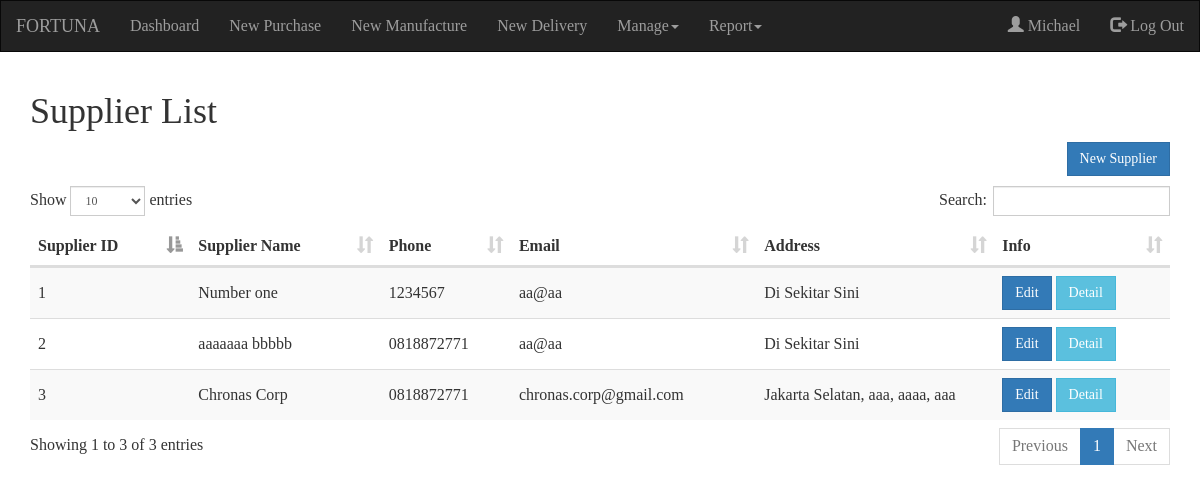
Page /mansupp.php (signed in) on the committed database.
### tables this page shows
CREATE TABLE `supplier` (
  `suppId` int(11) NOT NULL,
  `suppName` varchar(30) NOT NULL,
  `suppAddress` text NOT NULL,
  `suppPhone` varchar(15) NOT NULL,
  `suppMail` varchar(50) NOT NULL,
  `suppStatus` tinyint(11) NOT NULL
);

### koneksi.php (called while the page is built, shortened)
<?php
$con=mysqli_connect('localhost', 'root', '', 'uas_pos');
function queryRun($query){
  global $con;
  $hello=mysqli_query($con, $query);
  return $hello;
}
function queryTable($query){
  $hello=mysqli_fetch_assoc($query);
  return $hello;
}
?>

### mansupp.php (the view, shortened to what this page needs)
<!DOCTYPE html>
<?php
if(isset($_SESSION['empId']) AND $_SESSION['positionAccess'] <= 2){
  ?>
<html lang="en">
<head>
  <link rel="stylesheet" href="https://maxcdn.bootstrapcdn.com/bootstrap/3.3.7/css/bootstrap.min.css">
  <link rel="stylesheet" href="css/css.css">
  <link rel="stylesheet" href="css/dataTables.bootstrap.min.css">
</head>
<body>
  <?php include('koneksi.php');
  function showSupp(){
    $query=queryRun("SELECT * FROM supplier WHERE suppStatus=1");
    while($hasil=queryTable($query)){
      $id=$hasil['suppId'];
      $name=$hasil['suppName'];
      $phone=$hasil['suppPhone'];
      $mail=$hasil['suppMail'];
      $addr=$hasil['suppAddress'];
      ?>
      <tr>
        <td><?php echo $id?></td>
        <td><?php echo $name?></td>
        <td><?php echo $phone?></td>
        <td><?php echo $mail?></td>
        <td class=addr><?php echo $addr?></td>
        <td>
          <a href="suppedit.php?id=<?php echo $id?>" class="btn btn-primary">Edit</a>
          <a href="suppdetail.php?id=<?php echo $id?>" class="btn btn-info">Detail</a>
        </td>
      </tr>
      <?php
    }
  }
  ?>
  <nav class="navbar navbar-inverse">
      <div class="container-fluid">
        <div class="navbar-header">
          <a class="navbar-brand" href="#">FORTUNA</a>
        </div>
        <ul class="nav navbar-nav">
          <li><a href="dashboard.php">Dashboard</a></li>
            <li><a href="newpurchase.php">New Purchase</a></li>
            <li><a href="newmanufactur.php">New Manufacture</a></li>
            <li><a href="newdelivery.php">New Delivery</a></li>
            <?php
              if($_SESSION['positionAccess'] <= 2){
                ?>
          <li class="dropdown"><a class="dropdown-toggle" data-toggle="dropdown"href="#">Manage<span class="caret"></span></a>
          </li>
            <?php
              }
            ?>
            <li class="dropdown"><a class="dropdown-toggle" data-toggle="dropdown"href="#">Report<span class="caret"></span></a>
          </li>
        </ul>
        <ul class="nav navbar-nav navbar-right">
          <li><a href="#"><span class="glyphicon glyphicon-user"></span> <?php echo $_SESSION['name']?></a> </li>
          <li><a href="login.php?logout=1"><span class="glyphicon glyphicon-log-out"></span> Log Out</a></li>
      </ul>
      </div>
    </nav>
  <div class="container">
    <h1>Supplier List</h1>
    <div class=text-right>
      <a href="newsupp.php" class="btn btn-primary">New Supplier</a>
    </div>
    <table id=example1 class="table table-striped">
      <thead>
        <tr>
          <th>Supplier ID</th>
          <th>Supplier Name</th>
          <th>Phone</th>
          <th>Email</th>
          <th class=addr>Address</th>
          <th>Info</th>
        </tr>
      </thead>
      <?php
      showSupp();
      ?>
    </table>
  </div>
</body>
</html>
<?php
}else{
  header("location:login.php?lfail=1");
} ?>

### css/css.css (style rules this page uses)
body { font-family: moon; font-size: 16px; }
.navbar-brand { font-family: oneday; }
.nav { font-size: 16px; }

### mansupp.php (style rules this page uses)
* { border-radius: 0 !important; }
.table > tbody > tr > td { vertical-align: middle; }
.text-right { margin-bottom: 10px }
.addr { width: 200px }

### rows in the picture
supplier: suppId "1", suppName "Number one", suppPhone "1234567", suppMail "aa@aa", suppAddress "Di Sekitar Sini"
supplier: suppId "2", suppName "aaaaaaa bbbbb", suppPhone "0818872771", suppMail "aa@aa", suppAddress "Di Sekitar Sini"
supplier: suppId "3", suppName "Chronas Corp", suppPhone "0818872771", suppMail "chronas.corp@gmail.com", suppAddress "Jakarta Selatan, aaa, aaaa, aaa"

### other values in the picture
$_SESSION['name'] "Michael"
